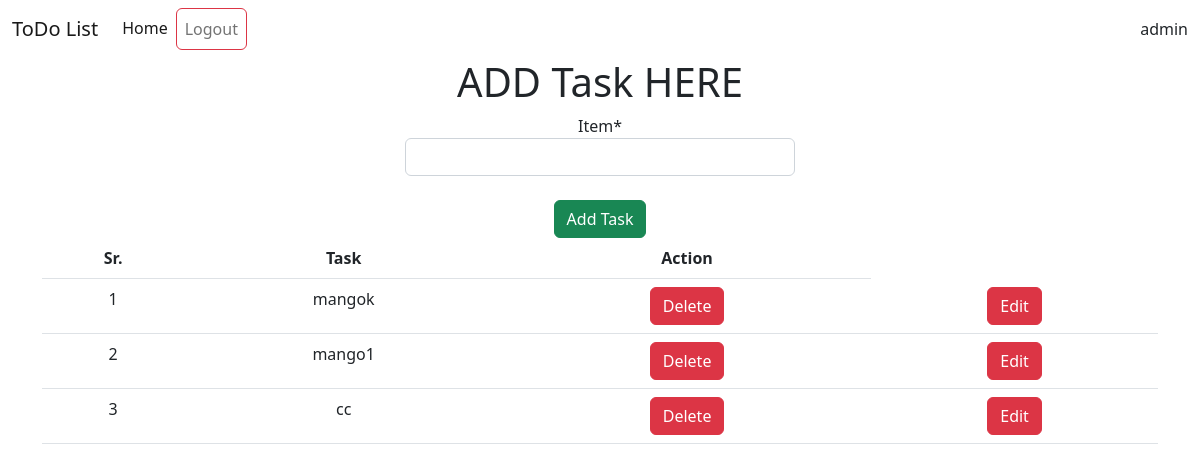
The app's page / (signed in), older data.
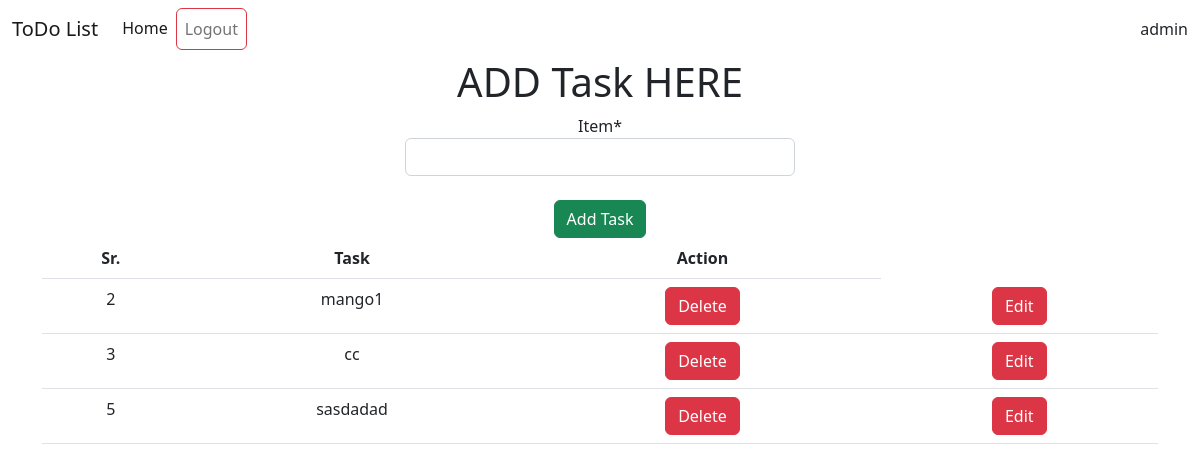
The same page, newer data.
### ToDo_app/models.py (models this page shows)
class Todo_model(models.Model):
    item = models.CharField(max_length=255)
    time  = models.DateTimeField(auto_now_add=True)

### ToDo_app/views.py (the view)
# urls.py: 2. Add a URL to urlpatterns:  path('', views.home, name='home')
@never_cache
@login_required(login_url="login")
def home(request):
    if request.method =="GET":
        form = Todo_form()
        data = Todo_model.objects.all()
        return render(request,"home.html",{'data':data,'form':form})
    else:
        form = Todo_form(request.POST)
        if form.is_valid():
            form.save()
            return redirect("/")
    return render(request,"home.html")

### ToDo_app/forms.py
class Todo_form(forms.ModelForm):
    class Meta:
        model = Todo_model
        fields = "__all__"

### templates/home.html (shortened to what this page needs)
{% include 'base.html' %}
{% block content %}
{% load crispy_forms_tags %}
<div class="container text-center">
    <h1>ADD Task HERE</h1>
    <form action="" method="post">
        {{form|crispy}}
        <br>
        <button type="submit" class="btn btn-success" >Add Task</button>
    </form>
    {% if data %}
    <table class="table table-hover">
        <thead>
            <tr>
                <th>Sr.</th>
                <th>Task</th>
                <th>Action</th>
            </tr>
        </thead>
        <tbody>
            {% for i in data %}
            <tr>
                <td>{{i.id}}</td>
                <td>{{i.item}}</td>
                <td><a href="{% url 'delete' i.id %}" class="btn btn-danger">Delete</a></td>
                <td><a href="{% url 'update' i.id %}" class="btn btn-danger">Edit</a></td>
            </tr>
            {% endfor %}
        </tbody>
    </table>
    <br>
</div>
{% else %}
No Item Till Now
{% endif %}
{% endblock %}

### templates/base.html (shortened to what this page needs)
<!doctype html>
<html lang="en">
<head>
  <link href="https://cdn.jsdelivr.net/npm/bootstrap@5.2.1/dist/css/bootstrap.min.css" rel="stylesheet"
>
</head>
<body>
  <header>
    <nav class="navbar navbar-expand-lg bg-body-tertiary">
  <div class="container-fluid">
    <a class="navbar-brand" href="/">ToDo List</a>
    <div class="collapse navbar-collapse" id="navbarSupportedContent">
      <ul class="navbar-nav me-auto mb-2 mb-lg-0">
      {% if user.is_authenticated %}
        <li class="nav-item">
          <a class="nav-link active" aria-current="page" href="{% url 'home' %}">Home</a>
        </li>
       <li class="nav-item">
          <a class="nav-link btn btn-outline-danger" href="{% url 'logout' %}">Logout</a>
        </li>
      </ul>
      {{user}}
      {% else %}
        <li class="nav-item">
          <a class="nav-link" href="/login">Login</a>
        </li>
        {% endif %}
    </div>
  </div>
</nav>
  </header>
</body>
</html>

### templates/home.html (style rules this page uses)
input#id_item { width: 35%; display: table; margin: auto; }

Row changes from the older to the newer data that the page shows:
removed Todo_model: id "1", item "mangok"
added Todo_model: id "5", item "sasdadad"
